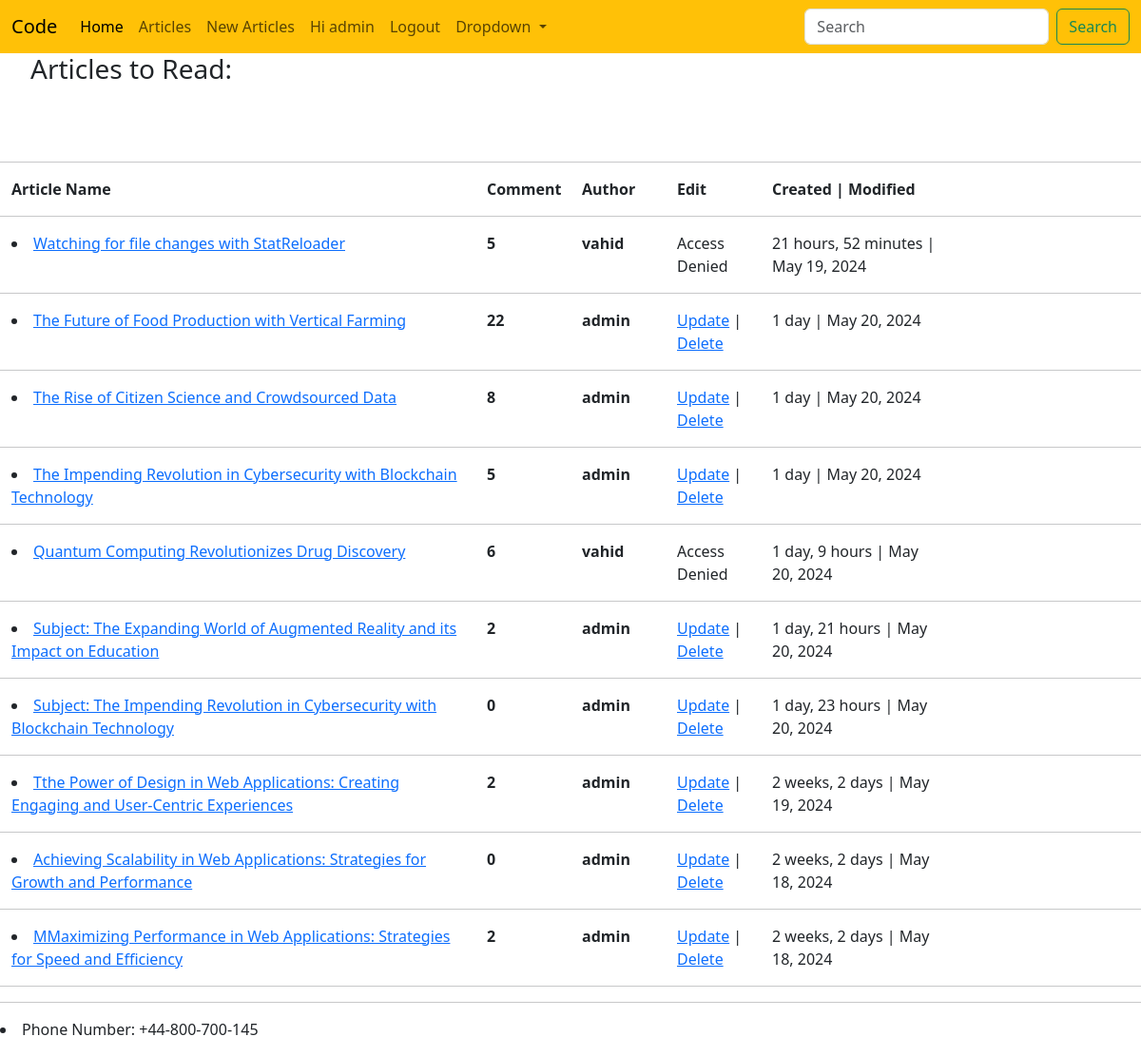
Screenshot of /articles/ (signed in) with the database file from the repository.
### article/models.py (models this page shows, shortened)
class ArticleModel(models.Model):
    STATUS_OF_ARTICLE = (
        ("checking" , "Checking"),
        ("rejected" , "Rejected"),
        ("published" , "Published"),
    )
    Title = models.CharField(max_length=150)
    Body  = models.TextField(max_length=10000)
    Author= models.ForeignKey("auth.user", on_delete=models.CASCADE)
    Created = models.DateTimeField(auto_now_add=True)
    Edited = models.DateTimeField(auto_now=True)
    Status = models.CharField(max_length=15, choices=STATUS_OF_ARTICLE, default="checking")
    class Meta:
        ordering = ("-Created",)

### article/views.py (the view)
# urls.py: path('', ArticleListView.as_view(), name = "ArticleListView_url"),
class ArticleListView(ListView):
    model = ArticleModel
    template_name = "article/ArticleListView.html"
    context_object_name  = "articles"
    def get_queryset(self):
        return ArticleModel.objects.filter(Status='published')

### template/article/ArticleListView.html (shortened to what this page needs)
{% extends "base.html" %}
{% block title %}<ul><h3>Articles to Read:</h3></ul>{% endblock title %}
{% block content %}
<br>
<br>
<hr>
<div class="container-fluid">
    <div class="row">
    <div class="col col-lg-5 ">
        <strong>Article Name</strong>
    </div>
    <div class="col col-lg-1">
        <strong>Comment</strong>
    </div>
    <div class="col col-lg-1">
        <strong>Author</strong>
    </div>
    <div class="col col-lg-1">
       <strong>Edit</strong>
    </div>
    <div class="col col-lg-2">
        <strong>Created | Modified</strong>
     </div>
    </div>
</div>
<hr>
{% for article in articles  %}
    <div class="container-fluid">
        <div class="row">
        <div class="col col-lg-5">
            <li><a href="{% url "ArticleDetailView_url" article.id %}">{{article.Title}} </a></li>
        </div>
        <div class="col col-lg-1">
            <strong>{{article.comments.count}}</strong>
        </div>
        <div class="col col-lg-1">
            <strong>{{article.Author}}</strong>
        </div>
        <div class="col col-lg-1">
            {% if user == article.Author %}
                 <a href="{% url "ArticleUpdateView_url" article.id %}">Update<a/>  | <a href="{% url "ArticleDeleteView_url" article.id %}">Delete</a>
            {% else %}
                <h7>Access Denied</h7>
            {% endif %}
        </div>
        <div class="col col-lg-2">
            {{article.Created | timesince}} | {{article.Edited | date}}
        </div>
        </div>
    </div>
    <hr>
{% endfor %}
{% endblock content %}

### template/base.html (shortened to what this page needs)
<!doctype html>
<html lang="en">
    <head>
        <link
            href="https://cdn.jsdelivr.net/npm/bootstrap@5.3.2/dist/css/bootstrap.min.css"
            rel="stylesheet"
        />
    </head>
    <body>
        <nav class="navbar navbar-expand-lg bg-warning">
            <div class="container-fluid">
              <a class="navbar-brand" href="{% url "home_url" %}">{{Site_Name}}</a>
              <div class="collapse navbar-collapse" id="navbarSupportedContent">
                <ul class="navbar-nav me-auto mb-2 mb-lg-0">
                  <li class="nav-item">
                    <a class="nav-link active" aria-current="page" href="{% url "home_url" %}">Home</a>
                  </li>
                  <li class="nav-item">
                    <a class="nav-link" href="{% url "ArticleListView_url" %}">Articles</a>
                  </li>
                  <li class="nav-item">
                    <a class="nav-link" href="{% url "ArticleCreateView_url" %}">New Articles</a>
                  </li>
                  {% if user.is_authenticated %}
                      <li class="nav-item">
                        <a class="nav-link" href="">Hi {{user.username}}</a>
                      </li>
                      <li class="nav-item">
                        <a class="nav-link" href="{% url "Logout_url" %}">Logout</a>
                      </li>
                  {% endif %}
                  <li class="nav-item dropdown">
                    <a class="nav-link dropdown-toggle" href="#" role="button" data-bs-toggle="dropdown" aria-expanded="false">
                      Dropdown
                    </a>
                  </li>
                </ul>
                <form class="d-flex" role="search">
                  <input class="form-control me-2" type="search" placeholder="Search" aria-label="Search">
                  <button class="btn btn-outline-success" type="submit">Search</button>
                </form>
              </div>
            </div>
          </nav>
        <header>
            {% block title %}{% endblock title %}
        </header>
        <main>
            {% block content %}{% endblock content %}
        </main>
        <footer>
            <hr>
            <p><li>Phone Number: {{Phone_Number}}</li></p>
        </footer>
    </body>
</html>

### rows the page displays
ArticleModel: Title "Watching for file changes with StatReloader", comments.count "5", Author "vahid", shows "Access Denied", Created "21 hours, 52 minutes", Edited "May 19, 2024"
ArticleModel: Title "The Future of Food Production with Vertical Farming", comments.count "22", Author "admin", shows "Update", Created "1 day", Edited "May 20, 2024"
ArticleModel: Title "The Rise of Citizen Science and Crowdsourced Data", comments.count "8", Author "admin", shows "Update", Created "1 day", Edited "May 20, 2024"
ArticleModel: Title "The Impending Revolution in Cybersecurity with Blockchain Technology", comments.count "5", Author "admin", shows "Update", Created "1 day", Edited "May 20, 2024"
ArticleModel: Title "Quantum Computing Revolutionizes Drug Discovery", comments.count "6", Author "vahid", shows "Access Denied", Created "1 day, 9 hours", Edited "May 20, 2024"
ArticleModel: Title "Subject: The Expanding World of Augmented Reality and its Impact on Education", comments.count "2", Author "admin", shows "Update", Created "1 day, 21 hours", Edited "May 20, 2024"
ArticleModel: Title "Subject: The Impending Revolution in Cybersecurity with Blockchain Technology", comments.count "0", Author "admin", shows "Update", Created "1 day, 23 hours", Edited "May 20, 2024"
ArticleModel: Title "Tthe Power of Design in Web Applications: Creating Engaging and User-Centric Experiences", comments.count "2", Author "admin", shows "Update", Created "2 weeks, 2 days", Edited "May 19, 2024"
ArticleModel: Title "Achieving Scalability in Web Applications: Strategies for Growth and Performance", comments.count "0", Author "admin", shows "Update", Created "2 weeks, 2 days", Edited "May 18, 2024"
ArticleModel: Title "MMaximizing Performance in Web Applications: Strategies for Speed and Efficiency", comments.count "2", Author "admin", shows "Update", Created "2 weeks, 2 days", Edited "May 18, 2024"

### other values shown
{{ Site_Name }} "Code"
{{ user.username }} "admin"
{{ Phone_Number }} "+44-800-700-145"
